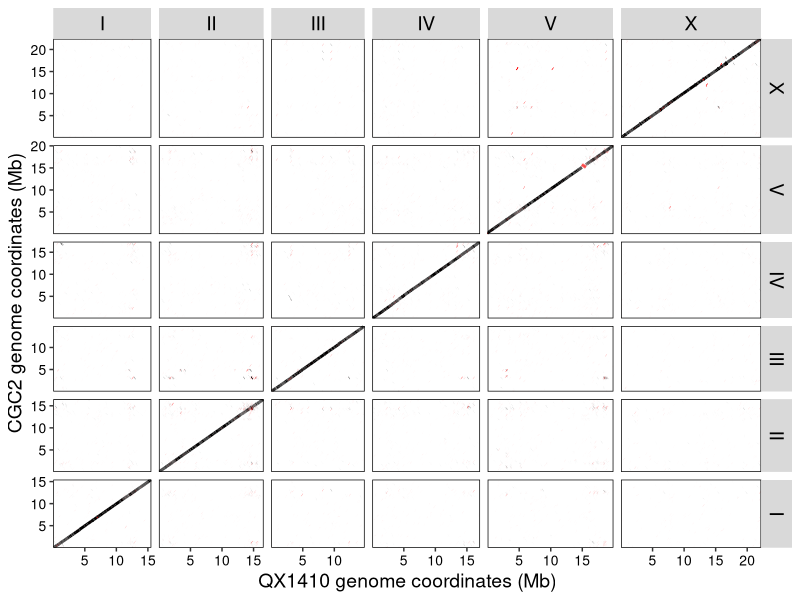
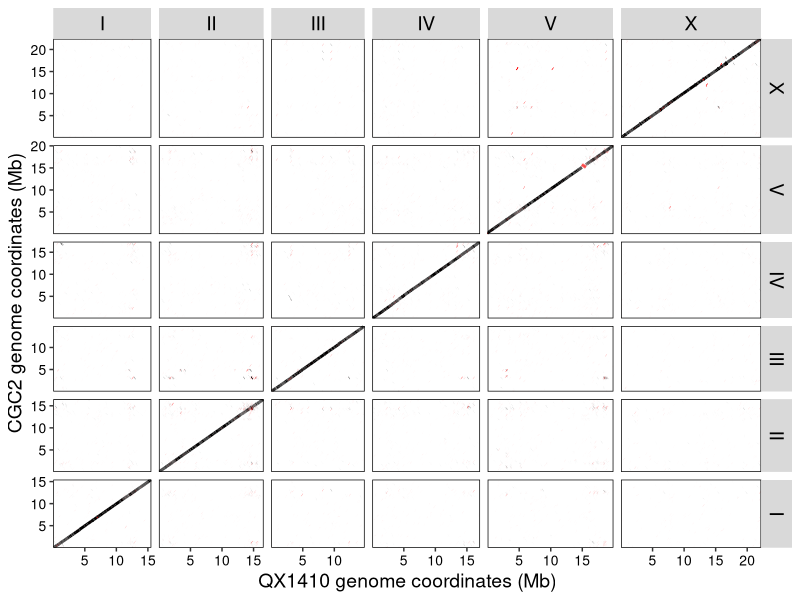

These charts were generated, in order, by the following R code:
library(ggplot2)
library(readr)
library(dplyr)
                  
# Chromosome ordering for plot
chrom_levels <- c("I","II","III","IV","V","X")
inv_chrom_levels <- c("X","V","IV","III","II","I")

# Loading in nucmer alignment data of AF16 to QX1410
cg_qx <- readr::read_tsv("../../processed_data/genome_genome_alignments/CGC2_QX1410.transformed.tsv", col_names = c("QXS","QXE","CGS","CGE","L1","L2","IDY","LENR","LENQ","QX_chrom","CGC2_chrom")) %>%
  dplyr::filter(!grepl("AC186293.1", CGC2_chrom)) %>% # removing MtDNA
  dplyr::mutate(
    inv = ifelse(CGE < CGS, "yes", "no"),
    # Cap alignments boundaries to the max and min of each chromosome to remove spurious inter-chromosomal alignments 
    QXS_c = pmin(pmax(QXS, 0), LENR),
    QXE_c = pmin(pmax(QXE, 0), LENR),
    CGS_c = pmin(pmax(CGS, 0), LENQ),
    CGE_c = pmin(pmax(CGE, 0), LENQ),
    QX_chrom = factor(QX_chrom, levels = chrom_levels),
    CGC2_chrom = factor(CGC2_chrom, levels = inv_chrom_levels))

# Plotting alignment dotplot faceted by each strains chromosomes to visualzie co-linearity
cg_qx_plt <- ggplot(cg_qx) +
  geom_blank(data = cg_qx, aes(x = 0, y = 0)) +
  geom_blank(data = cg_qx, aes(x = LENR/1e6, y = 0)) +
  geom_segment(aes(x = QXS_c/1e6, xend = QXE_c/1e6, y = CGS_c/1e6, yend = CGE_c/1e6, color = inv), linewidth = 1) +
  facet_grid(CGC2_chrom ~ QX_chrom, scales = "free", space = "free") +
  scale_color_manual(values = c(no = "black", yes = "red")) +
  theme(
    panel.background = element_blank(),
    panel.border = element_rect(fill = NA),
    strip.text = element_text(size = 14, color = "black"),
    axis.title = element_text(size = 14, color = "black"),
    axis.text = element_text(size = 10, color = "black"),
    legend.position = "none"
  ) +
  labs(y = "CGC2 genome coordinates (Mb)", x = "QX1410 genome coordinates (Mb)") +
  scale_x_continuous(expand = c(0,0), breaks = seq(5,20,5)) +
  scale_y_continuous(expand = c(0,0), breaks = seq(5,20,5))
cg_qx_plt

# Saving plot
ggsave("../../figures/CGC2_QX1410_dotplot/CGC2_QX1410_dotplot.png", cg_qx_plt, width = 7, height = 7, dpi = 600)
